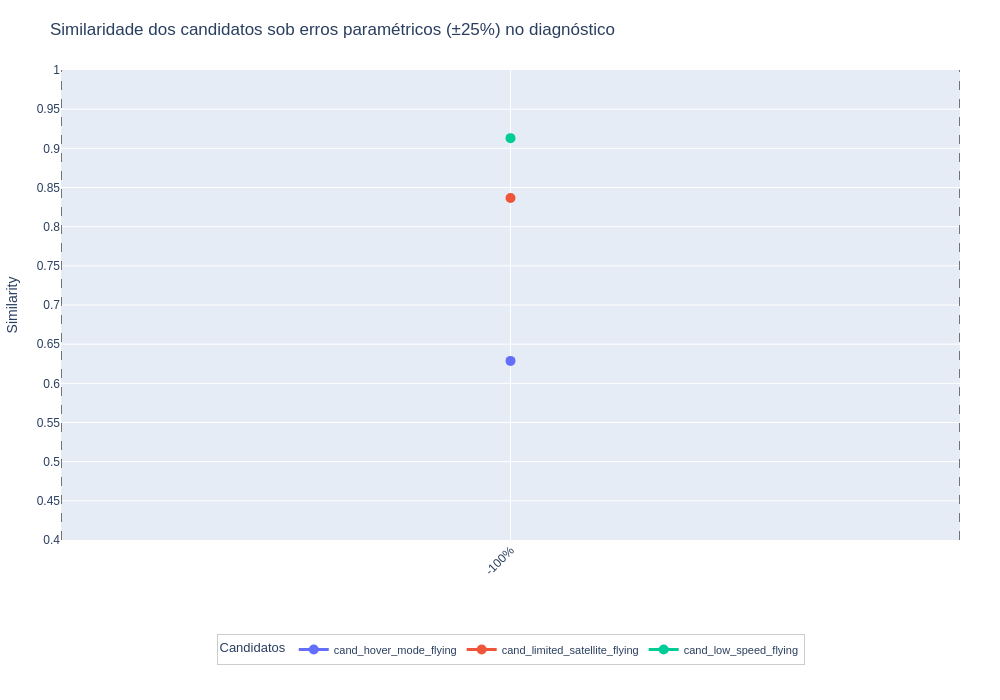

Source (notebook cell):
### Code cell
import pandas as pd
import plotly.graph_objects as go

# Ordem dos diagnósticos no eixo X:
diagnosis_order = [
    "diagnosed_minus_100",
    "diagnosed_minus_75",
    "diagnosed_minus_50",
    "diagnosed_minus_25",
    "diagnosed_baseline",
    "diagnosed_plus_25",
    "diagnosed_plus_50",
    "diagnosed_plus_75",
    "diagnosed_plus_100",
]

# Rótulos bonitos para o eixo X (erro percentual)
error_labels = [
    "-100%", "-75%", "-50%", "-25%",
    "0%",
    "+25%", "+50%", "+75%", "+100%",
]

# Pivot: linhas = candidatos, colunas = diagnósticos, valores = similaridade
df_pivot = df.pivot(
    index="candidate_name",
    columns="diagnosed_name",
    values="similarity_result"
)

# Garante que só usamos as colunas na ordem desejada e que existem no df
cols_present = [col for col in diagnosis_order if col in df_pivot.columns]
df_pivot = df_pivot[cols_present]

fig = go.Figure()

# Apenas linhas + marcadores, sem texto
for cand in df_pivot.index:
    similarity_vals = df_pivot.loc[cand].values

    fig.add_trace(go.Scatter(
        x=df_pivot.columns,
        y=similarity_vals,
        mode='lines+markers',   # <- sem 'text'
        name=str(cand),
        line=dict(width=3),
        marker=dict(size=10),
    ))

# Índice do baseline na ordem efetivamente usada
baseline_name = "diagnosed_baseline"
if baseline_name in df_pivot.columns:
    baseline_idx = df_pivot.columns.tolist().index(baseline_name)

    fig.add_vline(
        x=baseline_idx - 0.48,
        line_width=1,
        line_dash="dash",
        line_color="black",
        opacity=0.5,
        layer='above'
    )
    fig.add_vline(
        x=baseline_idx + 0.48,
        line_width=1,
        line_dash="dash",
        line_color="black",
        opacity=0.5,
        layer='above'
    )

fig.update_layout(
    title='Similaridade dos candidatos sob erros paramétricos (±25%) no diagnóstico',
    yaxis=dict(
        title='Similarity',
        range=[0.4, 1],
        dtick=0.05
    ),
    xaxis=dict(
        tickangle=-45,
        categoryorder='array',
        categoryarray=df_pivot.columns.tolist(),
        tickvals=df_pivot.columns.tolist(),
        ticktext=error_labels[:len(df_pivot.columns)]
    ),
    width=1000,
    height=700,
    legend=dict(
        title="Candidatos",
        orientation="h",
        xanchor="center", x=0.5,
        yanchor="top",    y=-0.20,
        bgcolor="rgba(255,255,255,0.95)",
        bordercolor="#ccc",
        borderwidth=1,
        font=dict(size=11)
    ),
    margin=dict(l=40, r=40, t=70, b=160),
    font=dict(
        family="Arial",
        size=12
    )
)

fig.show()

### Figure 1 — Plotly figure (JSON) as saved in the notebook; plotly's stock layout.template omitted (floating-point values rounded to 4 significant figures)
{"data": [{"line": {"width": 3}, "marker": {"size": 10}, "mode": "lines+markers", "name": "cand_hover_mode_flying", "type": "scatter", "x": ["diagnosed_baseline"], "y": [0.6286]}, {"line": {"width": 3}, "marker": {"size": 10}, "mode": "lines+markers", "name": "cand_limited_satellite_flying", "type": "scatter", "x": ["diagnosed_baseline"], "y": [0.8367]}, {"line": {"width": 3}, "marker": {"size": 10}, "mode": "lines+markers", "name": "cand_low_speed_flying", "type": "scatter", "x": ["diagnosed_baseline"], "y": [0.913]}], "layout": {"font": {"family": "Arial", "size": 12}, "height": 700, "legend": {"bgcolor": "rgba(255,255,255,0.95)", "bordercolor": "#ccc", "borderwidth": 1, "font": {"size": 11}, "orientation": "h", "title": {"text": "Candidatos"}, "x": 0.5, "xanchor": "center", "y": -0.2, "yanchor": "top"}, "margin": {"b": 160, "l": 40, "r": 40, "t": 70}, "shapes": [{"layer": "above", "line": {"color": "black", "dash": "dash", "width": 1}, "opacity": 0.5, "type": "line", "x0": -0.48, "x1": -0.48, "xref": "x", "y0": 0, "y1": 1, "yref": "y domain"}, {"layer": "above", "line": {"color": "black", "dash": "dash", "width": 1}, "opacity": 0.5, "type": "line", "x0": 0.48, "x1": 0.48, "xref": "x", "y0": 0, "y1": 1, "yref": "y domain"}], "title": {"text": "Similaridade dos candidatos sob erros paramétricos (±25%) no diagnóstico"}, "width": 1000, "xaxis": {"categoryarray": ["diagnosed_baseline"], "categoryorder": "array", "tickangle": -45, "ticktext": ["-100%"], "tickvals": ["diagnosed_baseline"]}, "yaxis": {"dtick": 0.05, "range": [0.4, 1], "title": {"text": "Similarity"}}}}
